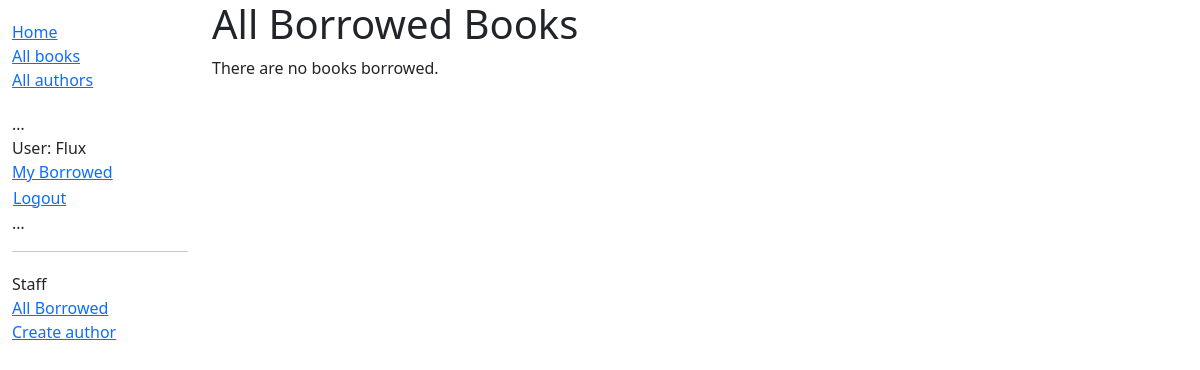
/catalog/borrowed/ (signed in), run on an earlier commit of the app's database.
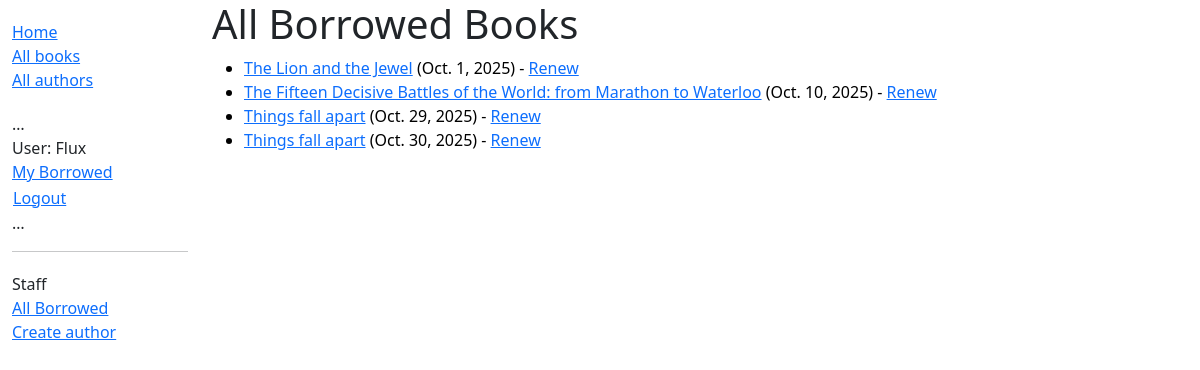
And on a later commit of the database.
### catalog/models.py (models this page shows, shortened)
class BookInstance(models.Model):  # all models inherit from models.Model
    id = models.UUIDField(primary_key=True, default=uuid.uuid4, help_text="Unique ID for this /" \
    "particular book across the whole library")
    book = models.ForeignKey('Book', on_delete=models.RESTRICT, null=True)
    imprint = models.CharField(max_length=200)
    due_back = models.DateField(null=True, blank=True)
    borrower = models.ForeignKey(User, on_delete=models.SET_NULL, null=True, blank=True)
    LOAN_STATUS = (
        ('m', 'Maintenance'),
        ('o', 'On loan'),
        ('a', 'Available'),
        ('r', 'Reserved')
    )
    status = models.CharField(
        max_length=1,
        choices=LOAN_STATUS,
        blank=True,
        default='m',
        help_text='Book availability'
    )
    @property
    def is_overdue(self):
        return bool(self.due_back and date.today() > self.due_back)
    class Meta:
        ordering = ['due_back']
        permissions = (("can_mark_returned", "Set book as returned"),)

class Book(models.Model):  # all models must inherit from models.Model
    title = models.CharField(max_length=200)
    author = models.ForeignKey('Author', on_delete=models.RESTRICT, null=True)
    summary = models.TextField(max_length=1000, help_text="Enter a brief description of book")
    isbn = models.CharField('ISBN', max_length=13, unique=True,
                            help_text='13 Character <a href="https://www.isbn-international.org/content/what-isbn'
                                      '">ISBN number</a>')
    genre = models.ManyToManyField(Genre, help_text="Select a genre for this book")
    def get_absolute_url(self):
        return reverse('book-detail', args=[str(self.id)])
    def display_genre(self):
        """Create a string for the Genre. This is required to display genre in Admin."""
        return ', '.join(genre.name for genre in self.genre.all()[:3])
    display_genre.short_description = 'Genre'

### catalog/views.py (the view)
# urls.py: urlpatterns += [path('borrowed/', views.LoanedBooksLibrarianView.as_view(),
class LoanedBooksLibrarianView(PermissionRequiredMixin, generic.ListView):
    permission_required = 'catalog.can_mark_returned'
    model = BookInstance
    template_name = 'catalog/bookborrowed_librarian_view.html'
    paginate_by = 10
    def get_queryset(self):
        return (BookInstance.objects.filter(status__exact='o').order_by('due_back'))

### catalog/templates/catalog/bookborrowed_librarian_view.html
{% extends "base_generic.html" %}
{% block content %}
  <h1>All Borrowed Books</h1>
  {% if bookinstance_list %}
    <ul>
      {% for bookinst in bookinstance_list %}
        <li class="{% if bookinst.is_overdue %}table-danger{% elif bookinst.status == 'o' %}table-warning{% elif bookinst.status == 'a' %}table-success{% endif %}">
          <a href="{{ bookinst.book.get_absolute_url }}">{{ bookinst.book.title }}</a>
          ({{ bookinst.due_back }})
          {% if perms.catalog.can_mark_returned %}- <a href="{% url 'book_renew_librarian' bookinst.id %}">Renew</a>
{% endif %}
        </li>
      {% endfor %}
    </ul>
  {% else %}
    <p>There are no books borrowed.</p>
  {% endif %}
{% endblock %}

What changed in the data, as far as the page shows it:
now on this page (row edited): BookInstance: book "The Lion and the Jewel", due_back "Oct. 1, 2025"
now on this page (row edited): BookInstance: book "The Fifteen Decisive Battles of the World: from Marathon to Waterloo", due_back "Oct. 10, 2025"
now on this page (row edited): BookInstance: book "Things fall apart", due_back "Oct. 29, 2025"
now on this page (row edited): BookInstance: book "Things fall apart", due_back "Oct. 30, 2025"
Also different on the page:
text no longer shown: "There are no books borrowed."
